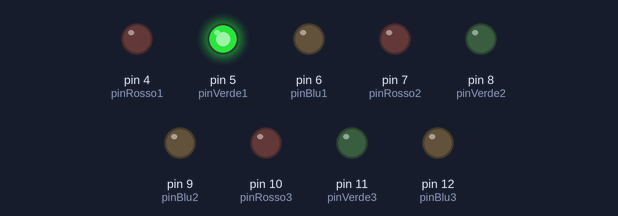
Recording of a sketch running on a simulated Arduino Uno, built with avr-gcc and run on an emulated ATmega328P. Shown: output pins drawn as LEDs (lit = HIGH).

Above: at 0.2 s.
At 2.2 s:
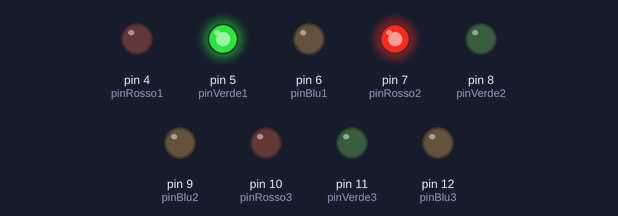
At 3.2 s:
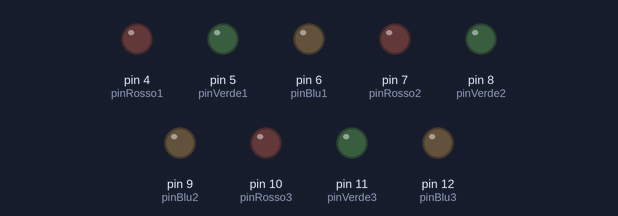
At 5.0 s:
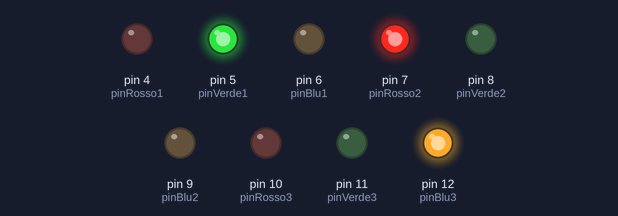
Timing chart, 0 to 8.1 s (numbered marks = the images above):
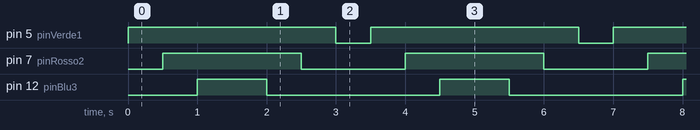

Measured:
- by itself, pin 5 (pinVerde1): alternates HIGH for 3.0 s and LOW for 0.50 s
- by itself, pin 7 (pinRosso2): alternates HIGH for 2.0 s and LOW for 1.5 s
- by itself, pin 12 (pinBlu3): alternates HIGH for 1.0 s and LOW for 2.5 s

The sketch:

lucine_di_natale.ino
```cpp
int pinVerde1 = 5;
int pinVerde2 = 8;
int pinVerde3 = 11;

int pinRosso1 = 4;
int pinRosso2 = 7;
int pinRosso3 = 10;

int pinBlu1 = 6;
int pinBlu2 = 9;
int pinBlu3 = 12;

void setup() {
  // put your setup code here, to run once:
  pinMode(pinVerde1, OUTPUT);
  pinMode(pinVerde2, OUTPUT);
  pinMode(pinVerde3, OUTPUT);

  pinMode(pinRosso1, OUTPUT);
  pinMode(pinRosso2, OUTPUT);
  pinMode(pinRosso3, OUTPUT);

  pinMode(pinBlu1, OUTPUT);
  pinMode(pinBlu2, OUTPUT);
  pinMode(pinBlu3, OUTPUT);
}

void loop() {
  // put your main code here, to run repeatedly:
  lucineOn();
  delay(500);
  lucineOff();
}

void lucineOn() {
  // spegne e accende le lucine
  int n = 1;
  if (n < 4) {
    if (n == 1) {
      digitalWrite(pinVerde1, HIGH);
      delay(500);
      n++;
    }
    if (n == 2) {
      digitalWrite(pinRosso2, HIGH);
      delay(500);
      n++;
    }
    if (n == 3) {
      digitalWrite(pinBlu3, HIGH);
      delay(500);
      n++;
    }
  }
}
void lucineOff() {
  int n = 3;
    if (n > 0) {
      if (n == 3) {
        digitalWrite(pinBlu3, LOW);
        delay(500);
        n--;
      }
      if (n == 2) {
        digitalWrite(pinRosso2, LOW);
        delay(500);
        n--;
      }
      if (n == 1) {
        digitalWrite(pinVerde1, LOW);
        delay(500);
        n--;
      }
    }
}
```
